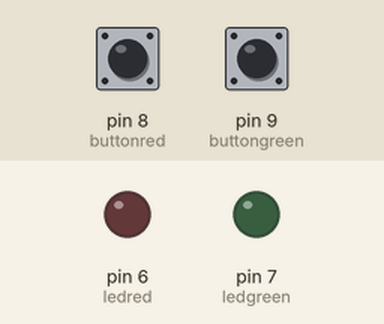
Bench run of a sketch on a simulated Arduino Uno, built with avr-gcc and run on an emulated ATmega328P. On the bench: output pins drawn as LEDs (lit = HIGH). Dashed ring = blinking. Inputs (shaded band) come from the test bench; at power-on: pin 8 (buttonred) LOW, pin 9 (buttongreen) LOW.

Above: at 1.2 s.
1.3 s: pin 8 (buttonred) pulled HIGH for 1 s
At 1.95 s:
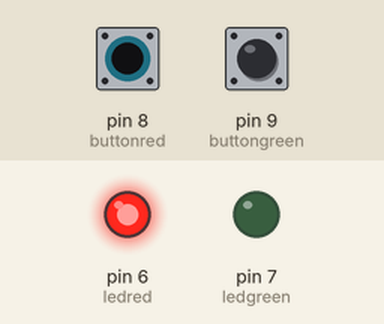
3.8 s: pin 9 (buttongreen) pulled HIGH for 3.2 s
At 4.35 s:
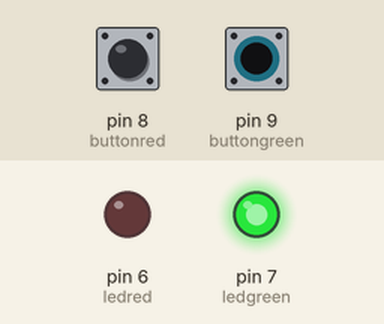
8.5 s: pin 8 (buttonred) pulled HIGH for 3.2 s
At 12.9 s:
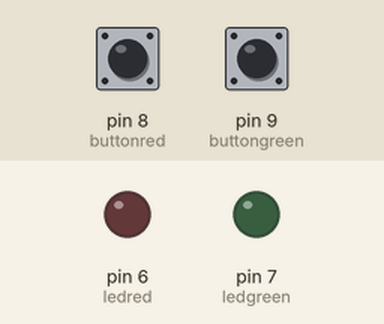
13.2 s: pin 8 (buttonred) driven HIGH and pin 9 (buttongreen) driven HIGH
At 13.35 s:
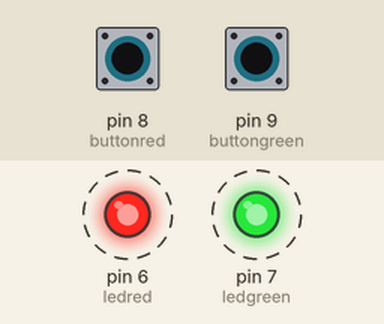
16.2 s: pin 8 (buttonred) driven LOW
At 19.1 s:
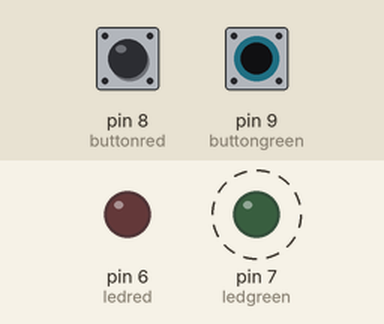
19.2 s: pin 9 (buttongreen) driven LOW
At 19.8 s:
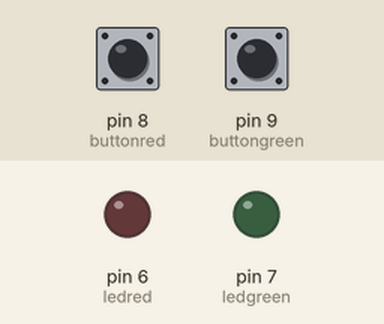
Timing chart, 0 to 21.7 s (numbered marks = the images above; inputs shaded):
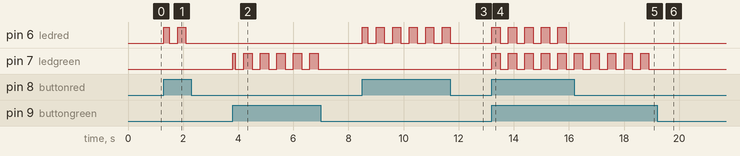

Measured:
- after the input at 1.3 s, pin 6 (ledred): LOW → HIGH at once, → LOW 0.20 s later, → HIGH 0.30 s later, → LOW 0.30 s later
- after the input at 3.8 s, pin 7 (ledgreen): LOW → HIGH at once, then repeats every 0.60 s: LOW 0.30 s, HIGH 0.30 s, until it stays LOW from 6.9 s
- after the input at 8.5 s, pin 6 (ledred): LOW → HIGH at once, then repeats every 0.60 s: LOW 0.30 s, HIGH 0.30 s, until it stays LOW from 11.7 s
- after the input at 13.2 s, pin 6 (ledred), pin 7 (ledgreen): alternates HIGH for 0.30 s and LOW for 0.30 s, starting at once
- after the input at 16.2 s, pin 6 (ledred): stops changing and stays LOW
- after the input at 19.2 s, pin 7 (ledgreen): stops changing and stays LOW

The sketch:

uninterupting_delay.ino
```cpp
int buttonred=8,buttongreen=9;
int ledred=6,ledgreen=7;
int timecurrent=0,timetarget=0,timeinterval=300;

void setup(){
  pinMode(ledred,OUTPUT);
  pinMode(ledgreen,OUTPUT);
  pinMode(buttonred,INPUT);
  pinMode(buttongreen,INPUT);
}

void loop(){
  timecurrent=millis();
  if(timecurrent>=timetarget){
    digitalWrite(ledred,digitalRead(buttonred));
    digitalWrite(ledgreen,digitalRead(buttongreen));
    if(timecurrent>=timetarget+timeinterval)
      timetarget=timecurrent+timeinterval;
  }
  else{
    digitalWrite(ledred,LOW);
    digitalWrite(ledgreen,LOW);
  }
}
```
